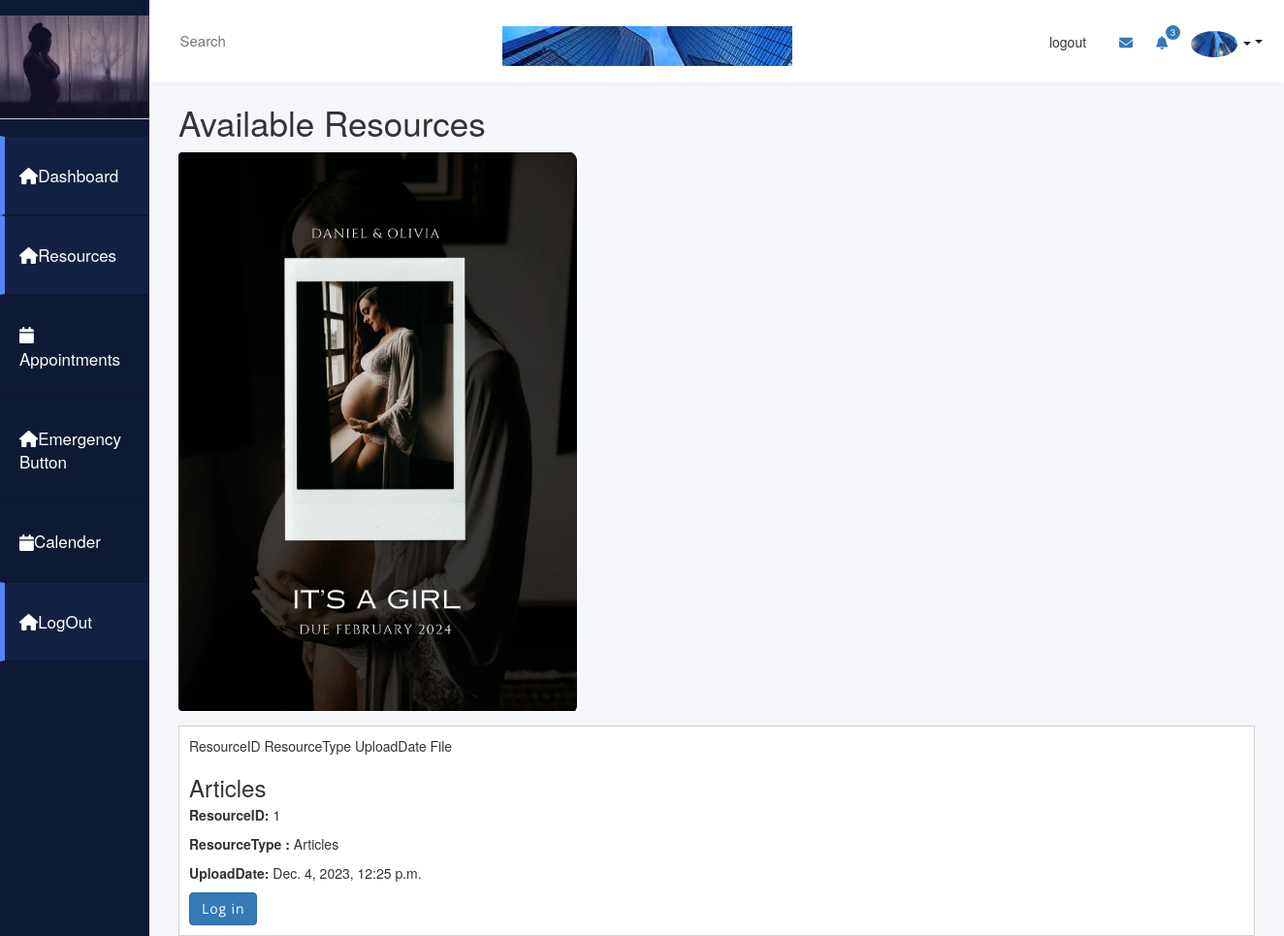
The app's page /resource_detail/1 with its own data.
### semaapp/models.py (models this page shows)
class Resources(models.Model):
    ResourceID = models.IntegerField(primary_key=True)
    DOCUMENT_TYPES = (
        ('Mental-health videos', 'Mental-health videos'),
        ('Articles', 'Articles'),
        ('Treatment Guides', 'Treatment Guides'),
        ('Resource Directories', 'Resource Directories'),
        ('User_guides', 'User_guides'),
    )
    ResourceType = models.CharField(max_length=20, choices=DOCUMENT_TYPES)
    UploadDate = models.DateTimeField()
    File=models.ImageField(upload_to='landlord_profile_pic', blank=True,null=True)

### semaapp/views.py (the view)
# urls.py: path('resource_detail/<int:ResourceID>', views.resource_detail, name='resource_detail'),
def resource_detail(request, ResourceID):
    property =Resources.objects.filter(pk=ResourceID).first()
    source = Resources.objects.all()
    print(property)
    property = get_object_or_404(Resources, pk=ResourceID)
    return render(request, 'resourcedetail.html', {'property': property})

### semaapp/Templates/resourcedetail.html (shortened to what this page needs)
{% extends 'base.html' %}
{% block content %}
<div class="container">
    <h1 class="display-4"> Available Resources</h1>
    <img src="{{ property.File.url }}" alt="{{ property.ResourceType }}" class="img-fluid rounded mb-4" style="max-width: 100%;">
    <div class="card">
        <div class="card-body">
            ResourceID
ResourceType
UploadDate
File
            <h3 class="card-title">{{ property.ResourceType }}</h3>
            <p class="card-text"><strong>ResourceID:</strong> {{ property.ResourceID }}</p>
            <p class="card-text"><strong>ResourceType :</strong> {{ property.ResourceType  }}</p>
            <p class="card-text"><strong>UploadDate:</strong> {{ property.UploadDate }}</p>
            {% if user.is_authenticated %}
                <a href="{% url 'view_source' ResourceID=property.pk %}" class="btn btn-success">Exit</a>
            {% else %}
                <a href="{% url 'logins' %}" class="btn btn-primary">Log in</a>
            {% endif %}
        </div>
    </div>
</div>
{% endblock %}

### semaapp/Templates/base.html (style rules this page uses)
a:focus,a:hover,a { outline:none; text-decoration: none; }
.home { background: #f6f7fa; }

### records on screen
Resources: File (picture), ResourceType "Articles", ResourceID "1", UploadDate "Dec. 4, 2023, 12:25 p.m."
